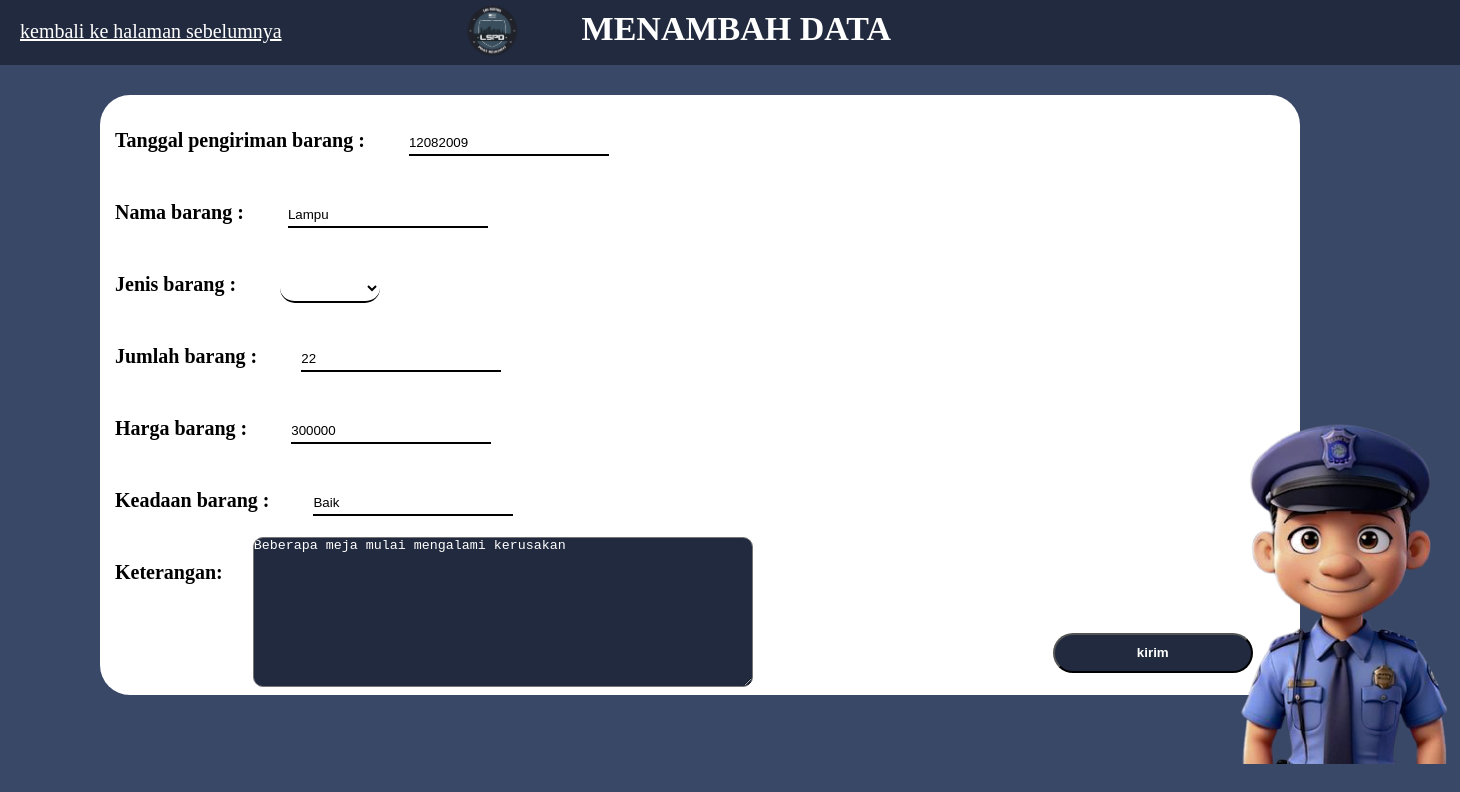
The page /edit.php?id=7 on the database its author committed.
### tables this page shows
CREATE TABLE `data_brg` (
  `tnggl_bln_thn` int(11) NOT NULL,
  `code_brg` int(11) NOT NULL,
  `nama_brg` varchar(255) NOT NULL,
  `jns_brg` varchar(255) NOT NULL,
  `jumlah_brg` int(11) NOT NULL,
  `harga_brg` int(11) NOT NULL,
  `keadaan_brg` varchar(255) NOT NULL,
  `keterangan` text NOT NULL
);

### edit.php (the view, shortened to what this page needs)
<?php
$id = $_GET['id'];
include_once('start.php');
?>
<?php
$result = mysqli_query($koneksi, "SELECT * FROM data_brg WHERE code_brg = $id");
            while ($data = mysqli_fetch_array($result)) {
            $tgl = $data['tnggl_bln_thn'];
            $nama = $data['nama_brg'];
            $jns = $data['jns_brg'];
            $jumlah = $data['jumlah_brg'];
            $harga  = $data['harga_brg'];
            $keadaan = $data['keadaan_brg'];
            $ket   = $data['keterangan'];
}
?>
<!DOCTYPE html>
<html lang="en">
<head>
    <link rel="stylesheet" href="css/menambah.css">
</head>
<body>
    <header>
        <div class="header-isi">
            <div class="link-header">
                <a href="home.php">kembali ke halaman sebelumnya</a>
            </div>
        <div class="data-header">
            <img src="img/logo.png">
            <h2>MENAMBAH DATA</h2>
        </div>
        </div>
    </header>
    <form>
        <div class="block">
            <div class="isi">
                <span><b>Tanggal pengiriman barang :</b></span>
                <input type="number" class="infut" name="tgl" value="<?php echo $tgl; ?>">
                <br>
                <span><b>Nama barang :</b></span>
                <input type="text" class="infut" name="nama" value="<?php echo $nama; ?>">
                <br>
                <span><b>Jenis barang :</b></span>
                <select placeholder="PILIH" class="pilih" name="jns" value="<?php echo $jns; ?>">
                    <option></option>
                    <option>BESAR</option>
                </select>
                <br>
                <span><b>Jumlah barang :</b></span>
                <input type="number" class="infut" name="jumlah" value="<?php echo $jumlah; ?>">
                <br>
                <span><b>Harga barang :</b></span>
                <input type="number" class="infut" name="harga" value="<?php echo $harga; ?>">
                <br>
                <span><b>Keadaan barang :</b></span>
                <input type="text" class="infut" name="keadaan" value="<?php echo $keadaan; ?>">
                <br>
                <div class="keterangan-kirim">
                <span><b>Keterangan:</b></span>
                <textarea name="ket" value=""><?php echo $ket; ?></textarea>
                <div class="kir">
                <input type="submit" value="kirim" class="kirim" name="update">
                </div>
                </div>
            </div>
            <div class="img-room">
                <img src="img/org1.png">
            </div>
        </div>
    </form>
</body>
</html>

### css/menambah.css (style rules this page uses)
* { box-sizing: border-box; margin: 0; padding: 0; }
body { background:#394867 ; }
header { background: #212A3E; width: 100%; height: 65px; }
.header-isi { display: flex; }
.link-header { margin-top: 20px; margin-left: 20px; font-size: 20px; }
.link-header a { color: white; }
.data-header { display: flex; margin-left: 180px; gap: 60px; }
.data-header img { width: 60px; height: 60px; }
.data-header h2 { color: white; margin-top: 10px; font-size: 34px; }
.block { width: 1200px; height: 600px; background: white; margin-top: 30px; margin-left: 100px; border-radius: 30px; }
.isi { position: absolute; margin-top: 10px; margin-left: 15px; line-height: 70px; }
.isi .pilih { font-weight: bold; margin-left: 40px; background: transparent; outline: none; border-radius: 20px; border: none; border-bottom: 2px solid black; width: 100px; height: 30px; }
.isi span { font-size: 20px; font-family: 'poppins'; }
.isi input { width: 200px; }
.isi .infut { margin-left: 40px; background: transparent; border:none ; border-bottom: 2px solid black; width: 200px; height: 25px; }
.kir { margin-left: 300px; margin-top: 80px; }
.kirim { width: 400px; height: 40px; background-color: #212A3E; color: white; font-weight: bold; border-radius: 20px; }
.keterangan-kirim { display: flex; }
.keterangan-kirim textarea { width: 500px; height: 150px; background-color: #212A3E; border-radius: 10px; color: white; margin-left: 30px; }
.img-room img { width: 250px; height: 350px; margin-left: 1100px; margin-top: 319px; }

### rows shown on the page
data_brg: tgl "12082009", nama "Lampu", jumlah "22", harga "300000", keadaan "Baik", ket "Beberapa meja mulai mengalami kerusakan"
